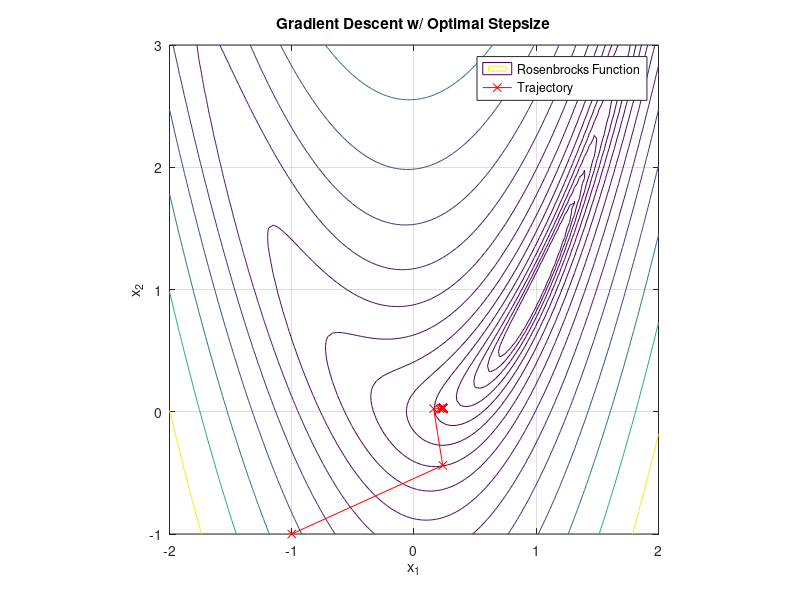

Recreate this plot in MATLAB.
clc; clear; close all;

% Init
x0 = [-1; -1];
max_iter = 100;
tol = 1e-2;

%% Gradient Descent w/ Optimal Stepsize
function [traj, iter_count] = gradient_descent_optimal_stepsize(x0, max_iter, tol)
    x = x0;
    traj = x;
    iter_count = 0;

    for k = 1:max_iter
        grad = gradient(x);
        if norm(grad) < tol
            break;
        end
        alpha = golden_section_search(@rosenbrock, x, -grad, 0, 1, 1e-5);
        x = x - alpha * grad;
        traj = [traj, x];
        iter_count = iter_count + 1;
    end
end

% Objective function - Rosenbrock's function
function f = rosenbrock(x)
    a = 1;
    b = 5;
    f = (a - x(1))^2 + b * (x(2) - x(1)^2)^2;
end

% Gradient for Rosenbrock's function
function g = gradient(x)
    a = 1;
    b = 5;
    g = [-2 * (a - x(1)) - 4 * b * x(1) * (x(2) - x(1)^2);
         2 * b * (x(2) - x(1)^2)];
end

% Golden Section Search
function alpha = golden_section_search(f, x, d, a, b, tol)
    phi = (1 + sqrt(5)) / 2;
    resphi = 2 - phi;

    x1 = a + resphi * (b - a);
    x2 = b - resphi * (b - a);
    f1 = f(x + x1 * d);
    f2 = f(x + x2 * d);

    while abs(b - a) > tol
        if f1 < f2
            b = x2;
            x2 = x1;
            f2 = f1;
            x1 = a + resphi * (b - a);
            f1 = f(x + x1 * d);
        else
            a = x1;
            x1 = x2;
            f1 = f2;
            x2 = b - resphi * (b - a);
            f2 = f(x + x2 * d);
        end
    end

    alpha = (a + b) / 2;
end

%% Plotting
[X1, X2] = meshgrid(linspace(-2, 2, 100), linspace(-1, 3, 100));
F_X = arrayfun(@(x1, x2) rosenbrock([x1; x2]), X1, X2);
contour(X1, X2, F_X, logspace(-1, 3, 20), 'DisplayName', 'Rosenbrocks Function');
hold on; grid on; axis equal;
xlabel('x_1'); ylabel('x_2'); title('Gradient Descent w/ Optimal Stepsize');

[traj_grad_desc_optimal, iter_count] = gradient_descent_optimal_stepsize(x0, max_iter, tol);
plot(traj_grad_desc_optimal(1, :), traj_grad_desc_optimal(2, :), 'rx-', 'DisplayName', 'Trajectory');

legend;

%% Printing
fprintf('Optimization completed in %d iterations.\n', iter_count);
fprintf('Optimum: x = [%f, %f], f(x) = %f\n', traj_grad_desc_optimal(1, end), traj_grad_desc_optimal(2, end), rosenbrock(traj_grad_desc_optimal(:, end)));
